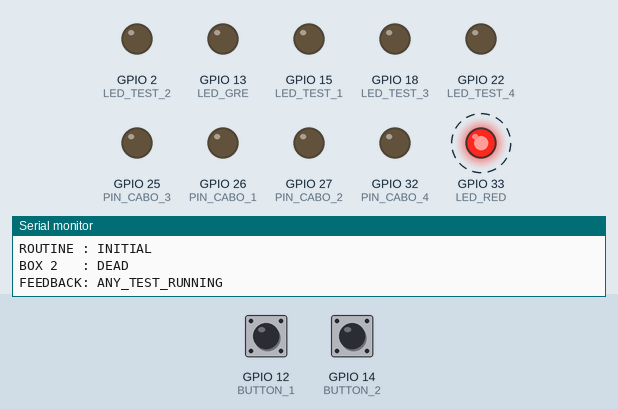
Recording of a program running on a simulated ESP32. Parts: output pins drawn as LEDs (lit = HIGH), the last lines printed to the serial monitor. Dashed ring = blinking. Inputs (shaded band) come from the test bench; at power-on: GPIO 12 (BUTTON_1) LOW, GPIO 14 (BUTTON_2) LOW.

Above: at 2.11 s.
2.8 s: GPIO 12 (BUTTON_1) pulled HIGH for 0.15 s
At 3.73 s:
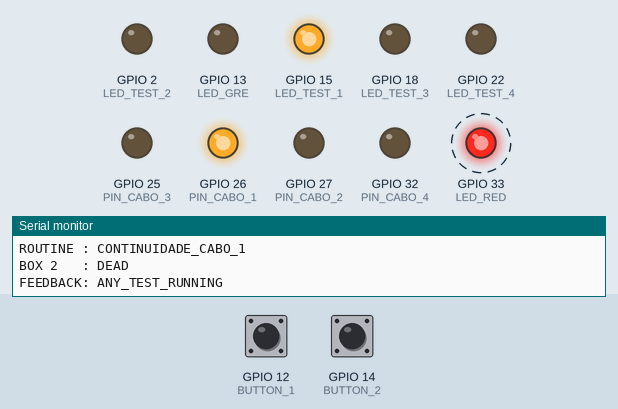
5.8 s: GPIO 14 (BUTTON_2) pulled HIGH for 0.15 s
At 6.17 s:
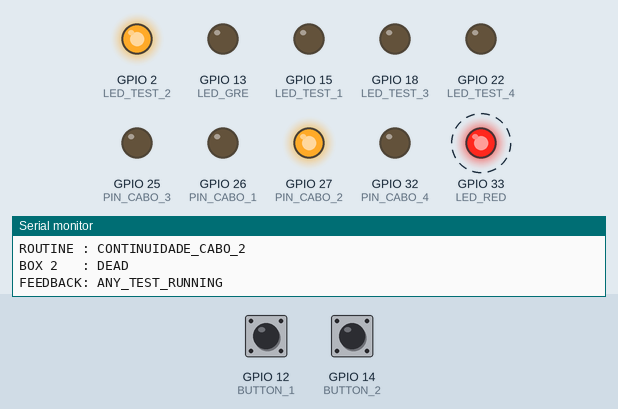
8.8 s: GPIO 14 (BUTTON_2) pulled HIGH for 1 s
At 10.23 s:
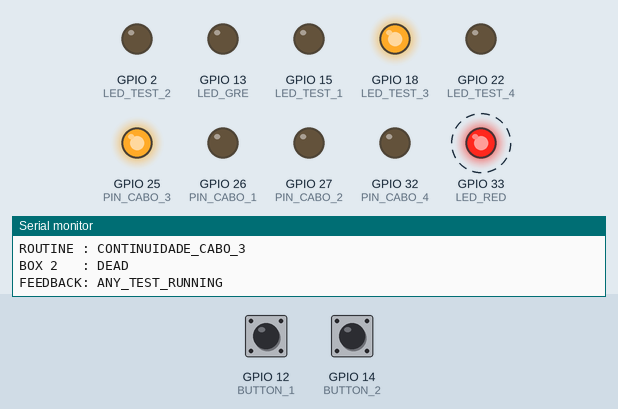
12.7 s: GPIO 14 (BUTTON_2) pulled HIGH for 0.15 s
At 13.48 s:
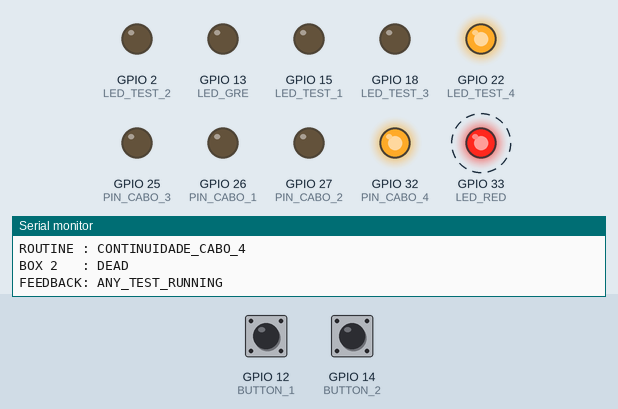
15.7 s: GPIO 14 (BUTTON_2) pulled HIGH for 3.2 s
At 19.57 s:
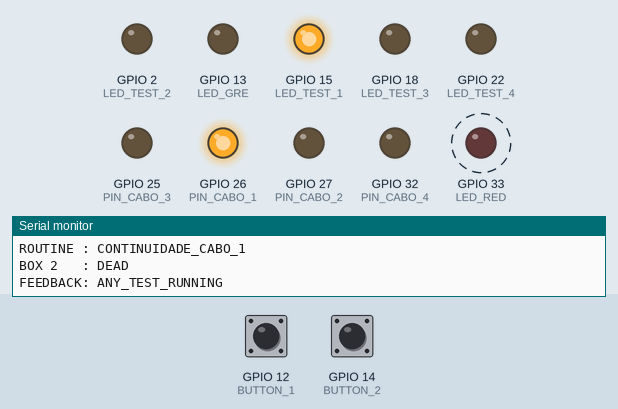
Timing chart, 0 to 21.4 s (numbered marks = the images above; inputs shaded):
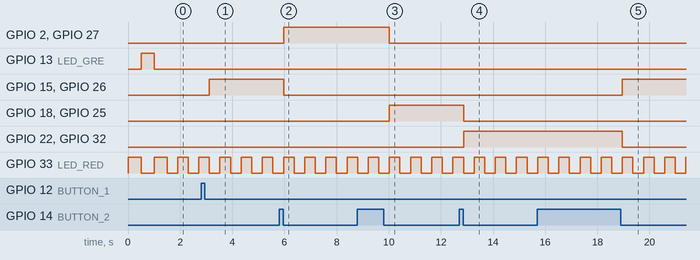

The program:

main.cpp
```cpp
#include "../include/settings_ht.h"
/*
===========================================
            Global Variables
===========================================
*/
const uint8_t Pinout [10] = {LED_RED,
                            LED_GRE,
                            PIN_CABO_1,
                            PIN_CABO_2,
                            PIN_CABO_3,
                            PIN_CABO_4,
                            LED_TEST_1,
                            LED_TEST_2,
                            LED_TEST_3,
                            LED_TEST_4};
const uint8_t broadcastAddress[6] = {0xC0, 0x49, 0xEF, 0xCB, 0x4F, 0x38};
DeviceBox caixa_1;
static bool negador = 0;
hw_timer_t * m_deboucer_timer = NULL;
/*
===========================================
            Global Function
===========================================
*/
void write_led_feedback(EVENT_SYSTEM _event, FEEDBACK_TEST result_test);
void write_event_on_pin(ROUTINE_TEST _event);
void write_pin_see_test(ROUTINE_TEST _event);
void IRAM_ATTR handler_time();
void Initializer__TIMER();
/*
===========================================
            Portal Interrupt
===========================================
*/
void IRAM_ATTR Interrupt_botao1()
{
  Initializer__TIMER();
  caixa_1.ResetTest();
}

void IRAM_ATTR Interrupt_botao2()
{
  Initializer__TIMER();
  caixa_1.AvancaProxTest();
}
/*
===========================================
                    SETUP
===========================================
*/
void setup()
{
  Serial.begin(115200);
  Serial.println();
  #if defined(CAIXA1)
    pinMode(BUTTON_1, INPUT_PULLDOWN);
    pinMode(BUTTON_2, INPUT_PULLDOWN);
    uint8_t i;
    for (i = 0; i < 10; i++)
    {
      pinMode(Pinout[i]     , OUTPUT);
      digitalWrite(Pinout[i], LOW);
    }
  #endif
  attachInterrupt(BUTTON_1, Interrupt_botao1, FALLING);
  attachInterrupt(BUTTON_2, Interrupt_botao2, FALLING);
  m_deboucer_timer = timerBegin(0, 80, true);
  caixa_1.Initializer((uint8_t*)broadcastAddress);
  Serial.println("INICIOU");
  write_led_feedback(STARTING, ANY_TEST_RUNNING);
}
/*
===========================================
                    LOOP
===========================================
*/
void loop()
{
  caixa_1.Process();
  write_event_on_pin(caixa_1.getRoutine());
  write_pin_see_test(caixa_1.getRoutine());
  write_led_feedback(caixa_1.getSystemEvent(),
                     caixa_1.getFeedbackTest());
  caixa_1.Debug_SeeVariables();
  delay(DELAY_LOOP);
}
/*
===========================================
            Commom implementation
===========================================
*/
void write_event_on_pin(ROUTINE_TEST _event)
{
  switch(_event)
  {
    case INITIAL:
      ;
      break;
    case CONTINUIDADE_CABO_1:
      digitalWrite(PIN_CABO_1, HIGH);
      digitalWrite(PIN_CABO_2, LOW);
      digitalWrite(PIN_CABO_3, LOW);
      digitalWrite(PIN_CABO_4, LOW);
      break;
    case CONTINUIDADE_CABO_2:
      digitalWrite(PIN_CABO_1, LOW);
      digitalWrite(PIN_CABO_2, HIGH);
      digitalWrite(PIN_CABO_3, LOW);
      digitalWrite(PIN_CABO_4, LOW);
      break;
    case CONTINUIDADE_CABO_3:
      digitalWrite(PIN_CABO_1, LOW);
      digitalWrite(PIN_CABO_2, LOW);
      digitalWrite(PIN_CABO_3, HIGH);
      digitalWrite(PIN_CABO_4, LOW);
      break;
    case CONTINUIDADE_CABO_4:
      digitalWrite(PIN_CABO_1, LOW);
      digitalWrite(PIN_CABO_2, LOW);
      digitalWrite(PIN_CABO_3, LOW);
      digitalWrite(PIN_CABO_4, HIGH);
      break;
    break;
  }
}
void write_pin_see_test(ROUTINE_TEST _event)
{
  switch (_event)
  {
  case CONTINUIDADE_CABO_1:
    digitalWrite(LED_TEST_1, HIGH);
    digitalWrite(LED_TEST_2, LOW);
    digitalWrite(LED_TEST_3, LOW);
    digitalWrite(LED_TEST_4, LOW);
    break;
  case CONTINUIDADE_CABO_2:
    digitalWrite(LED_TEST_1, LOW);
    digitalWrite(LED_TEST_2, HIGH);
    digitalWrite(LED_TEST_3, LOW);
    digitalWrite(LED_TEST_4, LOW);
    break;
  case CONTINUIDADE_CABO_3:
    digitalWrite(LED_TEST_1, LOW);
    digitalWrite(LED_TEST_2, LOW);
    digitalWrite(LED_TEST_3, HIGH);
    digitalWrite(LED_TEST_4, LOW);
    break;
  case CONTINUIDADE_CABO_4:
    digitalWrite(LED_TEST_1, LOW);
    digitalWrite(LED_TEST_2, LOW);
    digitalWrite(LED_TEST_3, LOW);
    digitalWrite(LED_TEST_4, HIGH);
    break;
  default:
    digitalWrite(LED_TEST_1, LOW);
    digitalWrite(LED_TEST_2, LOW);
    digitalWrite(LED_TEST_3, LOW);
    digitalWrite(LED_TEST_4, LOW);
    break;
  }
}
void write_led_feedback(EVENT_SYSTEM _event, FEEDBACK_TEST result_test)
{
  negador = !negador;
  switch(_event)
  {
    case ERROR_MODE:
      digitalWrite(LED_RED, negador);
      digitalWrite(LED_GRE, negador);
      break;
    case STARTING:
      /*
        Evento mestre
      */
      digitalWrite(LED_RED, HIGH);
      delay(500);
      digitalWrite(LED_RED, LOW);
      digitalWrite(LED_GRE, HIGH);
      delay(500);
      digitalWrite(LED_RED, HIGH);
      digitalWrite(LED_GRE, LOW);
      delay(500);
      digitalWrite(LED_RED, LOW);
      break;
    case PERIPHEL_OFF:
      digitalWrite(LED_RED, negador);
      digitalWrite(LED_GRE, LOW);
      break;
    case PERIPHEL_ON:
      if (result_test == ANY_TEST_RUNNING)
      {
        digitalWrite(LED_RED, LOW);
        digitalWrite(LED_GRE, negador);
      }
      break;
    break;
  }
  if ((_event == PERIPHEL_ON) && (result_test != ANY_TEST_RUNNING))
  {
    if (
      result_test == TEST_1_PASS ||
      result_test == TEST_2_PASS ||
      result_test == TEST_3_PASS ||
      result_test == TEST_4_PASS
      )
    {
      digitalWrite(LED_RED, LOW);
      digitalWrite(LED_GRE, HIGH);
    }
    else
    {
      digitalWrite(LED_RED, HIGH);
      digitalWrite(LED_GRE, LOW);
    }
  }
}
/*
===========================================
            Handler Timer
===========================================
*/
void IRAM_ATTR handler_time()
{
  timerAlarmDisable(m_deboucer_timer);
  attachInterrupt(BUTTON_1, Interrupt_botao1, FALLING);
  attachInterrupt(BUTTON_2, Interrupt_botao2, FALLING);
}
void Initializer__TIMER()
{
  detachInterrupt(BUTTON_1);
  detachInterrupt(BUTTON_2);
  timerAttachInterrupt(m_deboucer_timer, &handler_time, true);
  timerAlarmWrite(m_deboucer_timer, 700000, true);
  timerAlarmEnable(m_deboucer_timer);
}
```

DeviceBox.cpp
```cpp
#include "settings_ht.h"

struct_msg DeviceBox::_local_data;
struct_msg DeviceBox::_recevid_data;
UpdateComunication DeviceBox::_is_data_coming;
uint8_t DeviceBox::_lost_box = 0;

static std::vector<String> name_routine = {
    "INITIAL",
    "CONTINUIDADE_CABO_1",
    "CONTINUIDADE_CABO_2",
    "CONTINUIDADE_CABO_3",
    "CONTINUIDADE_CABO_4",
};

static std::vector<String> name_event = {
    "STARTING",
    "ERROR_MODE",
    "PERIPHEL_OFF",
    "PERIPHEL_ON",
};

static std::vector<String> name_feedback = {
    "ANY_TEST_RUNNING",
    "TEST_1_PASS",
    "TEST_1_FAIL",
    "TEST_2_PASS",
    "TEST_2_FAIL",
    "TEST_3_PASS",
    "TEST_3_FAIL",
    "TEST_4_PASS",
    "TEST_4_FAIL",
};

static std::vector<String> name_box2 = {
    "DEAD",
    "ALIVE",
};

DeviceBox::DeviceBox(void){
    /*
        Construtor apenas para garantir espaço na memoria
    */
   ;
}

void DeviceBox::Initializer(uint8_t * broadcast_address)
{
    // clear trash values from struct
    // I cannot use memcpy because this variable are static!
    _local_data._box_alive = DEAD;
    _local_data._event = PERIPHEL_OFF;
    _local_data._routine = INITIAL;
    _local_data._feedback_test = ANY_TEST_RUNNING;
    _recevid_data._box_alive = DEAD;
    _recevid_data._event = PERIPHEL_OFF;
    _recevid_data._routine = INITIAL;
    _recevid_data._feedback_test = ANY_TEST_RUNNING;

    _lost_box = 0;

    memcpy(&__macAdress_receiver, broadcast_address, sizeof(__macAdress_receiver));
    WiFi.mode(WIFI_STA);
    // Init ESP-NOW
    if (esp_now_init() != ESP_OK) {
        Serial.println("Error initializing ESP-NOW");
        _local_data._event = ERROR_MODE;
        return;
    }
    // Once ESPNow is successfully Init, we will register for Send CB to
    // get the status of Trasnmitted packet
    esp_now_register_send_cb(DeviceBox::OnDataSent);
    // Register peer
    memcpy(peerInfo.peer_addr, __macAdress_receiver, 6);
    peerInfo.channel = 0;
    peerInfo.encrypt = false;
    // Add peer
    if (esp_now_add_peer(&peerInfo) != ESP_OK){
        Serial.println("Failed to add peer");
        _local_data._event = ERROR_MODE;
        return;
    }
    // Register for a callback function that will be called when data is received
    esp_now_register_recv_cb(DeviceBox::OnDataRecv);
}

DeviceBox::~DeviceBox(){}

ROUTINE_TEST DeviceBox::getRoutine(void)
{
    return _local_data._routine;
}

FEEDBACK_TEST DeviceBox::getFeedbackTest(void)
{
    return _local_data._feedback_test;
}

EVENT_SYSTEM DeviceBox::getSystemEvent(void)
{
    return _local_data._event;
}

void DeviceBox::OnDataSent(const uint8_t *mac_addr, esp_now_send_status_t status)
{
    if (status == ESP_OK)
    {
        _lost_box = 0;
    }
    else
    {
        _lost_box++;
        _is_data_coming = ERRO;
    }
}

void DeviceBox::OnDataRecv(const uint8_t * mac, const uint8_t *incomingData, int len)
{
    memcpy(&_recevid_data, incomingData, sizeof(_recevid_data));
    _is_data_coming = YES;
}

void DeviceBox::Send_Message(void)
{
    esp_err_t result = esp_now_send(__macAdress_receiver,
                                    (uint8_t *) &_local_data,
                                    sizeof(_local_data));
    if (result == ESP_OK) {
        //Serial.println("Sent with success");
    }
    else {
        Serial.println("Error sending the data");
    }
}

int DeviceBox::Process(void)
{
    /*
        Semrpre que houver qualquer alteração no sistema
        seja estado ou evento, os dois sistemas precisam
        ficar sabendo
    */
   /*
    if (_lost_box > 10)
    {
        _local_data._event = ERROR_MODE;
    } */
    if (_recevid_data._box_alive != _local_data._box_alive)
    {
        /*
        Idealmente isso só ocorre uma vez durante a execução
        ou quando perde a comunicação preciso dizer na estrutura
        que perdi a comunicação.
        */
        if (_recevid_data._box_alive = ALIVE)
        {
            _local_data._box_alive = ALIVE;
            _local_data._event = PERIPHEL_ON;
        }
    }
    _local_data._feedback_test = _recevid_data._feedback_test;
    Send_Message();
    if ( _is_data_coming == ERRO)
    {
        _local_data._box_alive = DEAD;
        _local_data._event = PERIPHEL_OFF;
    }
    return 1;
}

void DeviceBox::Debug_SeeVariables()
{
    Serial.println("------------------------------");
    Serial.print("EVENT   : ");
    Serial.println(name_event[_local_data._event]);
    Serial.print("ROUTINE : ");
    Serial.println(name_routine[_local_data._routine]);
    Serial.print("BOX 2   : ");
    Serial.println(name_box2[_local_data._box_alive]);
    Serial.print("FEEDBACK: ");
    Serial.println(name_feedback[_local_data._feedback_test]);
}

void DeviceBox::ResetTest(void)
{
    _local_data._routine = CONTINUIDADE_CABO_1;
}

void DeviceBox::AvancaProxTest(void)
{
    ROUTINE_TEST aux = INITIAL;
    switch (_local_data._routine)
    {
    case CONTINUIDADE_CABO_1:
        aux = CONTINUIDADE_CABO_2;
        break;
    case CONTINUIDADE_CABO_2:
        aux = CONTINUIDADE_CABO_3;
        break;
    case CONTINUIDADE_CABO_3:
        aux = CONTINUIDADE_CABO_4;
        break;
    case CONTINUIDADE_CABO_4:
        aux = CONTINUIDADE_CABO_1;
        break;
    default:
        break;
    }
    _local_data._routine = aux;
}
```

settings_ht.h
```cpp
#ifndef SETTINGS_HT_H
#define SETTINGS_HT_H

#define CAIXA1

// Global CPP defines
#include <iostream>
#include <vector>

// Private includes
#include <Arduino.h>
#include <esp_now.h>
#include <WiFi.h>

#include <Wire.h>

// Global defines
typedef enum
{
    INITIAL = 0,
    CONTINUIDADE_CABO_1,
    CONTINUIDADE_CABO_2,
    CONTINUIDADE_CABO_3,
    CONTINUIDADE_CABO_4,
} ROUTINE_TEST;

typedef enum
{
    STARTING = 0,
    ERROR_MODE,
    PERIPHEL_OFF,
    PERIPHEL_ON,
} EVENT_SYSTEM;

typedef enum
{
    ANY_TEST_RUNNING = 0,
    TEST_1_PASS,
    TEST_1_FAIL,
    TEST_2_PASS,
    TEST_2_FAIL,
    TEST_3_PASS,
    TEST_3_FAIL,
    TEST_4_PASS,
    TEST_4_FAIL,
} FEEDBACK_TEST;

typedef enum
{
    DEAD = 0,
    ALIVE
} STATUS_BOX_2;

typedef enum
{
    NO = 0,
    YES,
    ERRO,
} UpdateComunication;

typedef enum
{
    NO_PRESSED = 0,
    PRESSED = 1,
} ButtonStatus;

// PINOUT LED
#if defined(CAIXA1)
    #define LED_RED     33
    #define LED_GRE     13
    #define PIN_CABO_1  26
    #define PIN_CABO_2  27
    #define PIN_CABO_3  25
    #define PIN_CABO_4  32
    #define BUTTON_1    12
    #define BUTTON_2    14
    #define LED_TEST_1  15
    #define LED_TEST_2  2
    #define LED_TEST_3  18
    #define LED_TEST_4  22
#endif

#define TIME_FEEDBACK_TEST  200
#define DELAY_LOOP          400

typedef struct {
    EVENT_SYSTEM    _event;
    ROUTINE_TEST    _routine;
    STATUS_BOX_2    _box_alive;
    FEEDBACK_TEST   _feedback_test;
} struct_msg;

// Global defines
class DeviceBox
{
    public:
        DeviceBox();
        ~DeviceBox();
        void Initializer(uint8_t * broadcast_address);
        void Send_Message(void);
        int Process(void);
        /*
            V2 implementações
        */
        void ResetTest(void);
        void AvancaProxTest(void);

        void setEventButton(ROUTINE_TEST button_press);
        ROUTINE_TEST getRoutine(void);
        EVENT_SYSTEM getSystemEvent(void);
        FEEDBACK_TEST getFeedbackTest(void);
        void Debug_SeeVariables(void);
        static struct_msg _local_data;
        static struct_msg _recevid_data;
        static UpdateComunication _is_data_coming;
        static uint8_t _lost_box;
        esp_now_peer_info_t peerInfo;
        /*
            Callback function
            the idea is return communication status, we are using to make sure that box 2 is alive
        */
        static void OnDataSent(const uint8_t *mac_addr, esp_now_send_status_t status);
        static void OnDataRecv(const uint8_t * mac, const uint8_t *incomingData, int len);
    private:
        uint8_t __macAdress_receiver[6];
        bool snyc_esp(void);
};

#endif
```

Measured:
- after the input at 2.8 s, GPIO 15 (LED_TEST_1), GPIO 26 (PIN_CABO_1): LOW → HIGH after 0.32 s
- after the input at 5.8 s, GPIO 2 (LED_TEST_2), GPIO 27 (PIN_CABO_2): LOW → HIGH after 0.16 s; GPIO 15 (LED_TEST_1), GPIO 26 (PIN_CABO_1): HIGH → LOW after 0.16 s
- after the input at 8.8 s, GPIO 2 (LED_TEST_2), GPIO 27 (PIN_CABO_2): HIGH → LOW after 1.2 s; GPIO 18 (LED_TEST_3), GPIO 25 (PIN_CABO_3): LOW → HIGH after 1.2 s
- after the input at 12.7 s, GPIO 18 (LED_TEST_3), GPIO 25 (PIN_CABO_3): HIGH → LOW after 0.17 s; GPIO 22 (LED_TEST_4), GPIO 32 (PIN_CABO_4): LOW → HIGH after 0.17 s
- after the input at 15.7 s, GPIO 15 (LED_TEST_1), GPIO 26 (PIN_CABO_1): LOW → HIGH after 3.3 s; GPIO 22 (LED_TEST_4), GPIO 32 (PIN_CABO_4): HIGH → LOW after 3.3 s
- by itself, GPIO 33 (LED_RED): alternates HIGH for 0.41 s and LOW for 0.41 s
